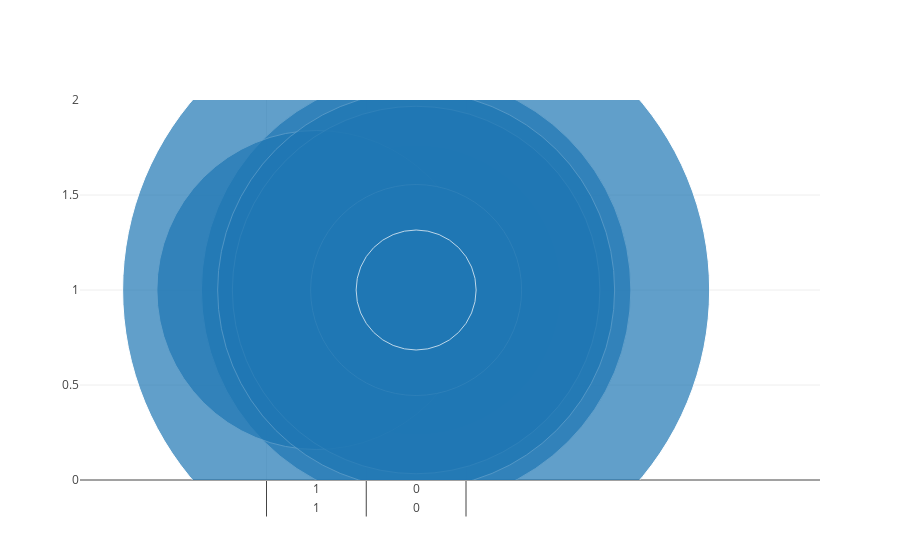

The notebook cell this image was saved under:
### Code cell
df2 = pd.read_csv('data/cases_per_citizenship.csv', delimiter = ",", header=0)

x= df2.groupby(['yearOfRegistration']).nunique()
y= df2.groupby(['UA']).size()
sz = 0.5*df2.UA

fig = go.Figure()
fig.add_scatter(x=x,
                y=y,
                mode='markers',
                marker={'size': sz,
#                         'color': colors,
#                         'opacity': 0.6,
#                         'colorscale': 'Viridis'
                       });
iplot(fig)

### Figure 1 — Plotly figure (JSON) as saved in the notebook; plotly's stock layout.template omitted (floating-point values rounded to 4 significant figures; data arrays with more than 128 entries replaced by an {"elided": "..."} marker saying what was removed)
{"data": [{"marker": {"size": [41.5, 6.5, 8.5, 87, 238.5, 289.5, 230.5, 164, 185, 214.5, 429.5, 319, 367.5, 211, 397, 587, 120]}, "mode": "markers", "type": "scatter", "uid": "847f59f9-f226-4f0e-a075-902815984869", "x": {"elided": "17x47 int values"}, "y": [1, 1, 1, 1, 1, 1, 1, 1, 1, 1, 1, 1, 1, 1, 1, 1, 1]}], "layout": {}}
